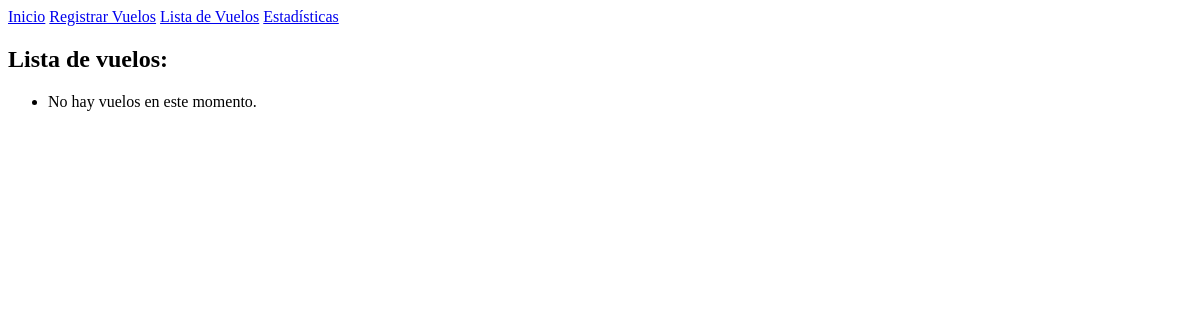
Before: /lista/ with the older database file.
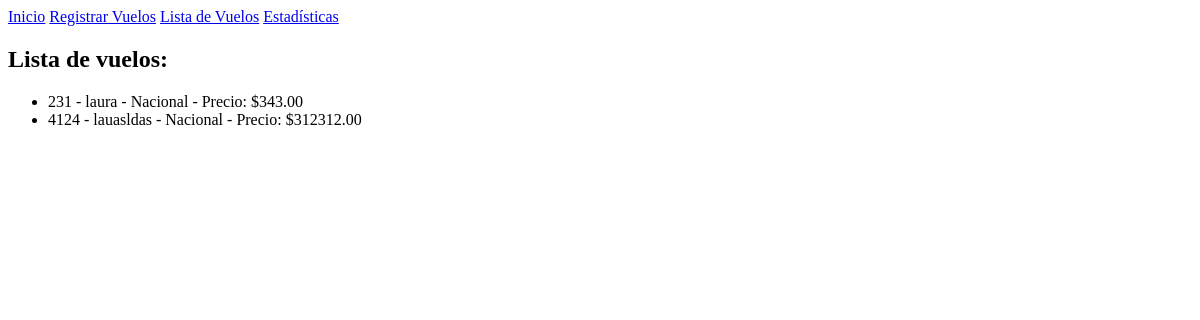
After: the same page with the newer database file.
### Vuelos/models.py (models this page shows, shortened)
class Vuelo(models.Model):
    nacional = 'Nacional'
    internacional = 'Internacional'
    tipo_vuelo2= [
        (nacional, 'Nacional'),
        (internacional, 'Internacional'),
    ]
    id = models.IntegerField(max_length=50, primary_key=True)
    nombre = models.CharField(max_length=100)
    tipo_vuelo = models.CharField(max_length=15, choices=tipo_vuelo2)
    precio = models.DecimalField(max_digits=8, decimal_places=2)

### Vuelos/views.py (the view)
# urls.py: path('lista/', views.listadevuelos, name='listadevuelos'),
def listadevuelos(request):
    vuelos = Vuelo.objects.all().order_by('precio')
    return render(request, 'vuelos/listadevuelos.html', {'vuelos': vuelos})

### Vuelos/templates/vuelos/listadevuelos.html
{% extends 'base.html' %} {% block content %}
<h2>Lista de vuelos:</h2>
<ul>
  {% for vuelos in vuelos %}
  <li>
    {{ vuelos.id }} - {{ vuelos.nombre }} - {{ vuelos.tipo_vuelo }} - Precio: ${{ vuelos.precio }}
  </li>
  {% empty %}
  <li>No hay vuelos en este momento.</li>
  {% endfor %}
</ul>
{% endblock %}

### Vuelos/templates/base.html (shortened to what this page needs)
<!DOCTYPE html>
<html lang="es">
  <head>
  </head>
  <body>
    <nav>
      <a href="{% url 'home' %}">Inicio</a>
      <a href="{% url 'registrar_vuelo' %}">Registrar Vuelos</a>
      <a href="{% url 'listadevuelos' %}">Lista de Vuelos</a>
      <a href="{% url 'estadisticas' %}">Estadísticas</a>
    </nav>
    <div>{% block content %} {% endblock %}</div>
  </body>
</html>

Changed rows visible on the page:
added Vuelo: id "231", nombre "laura", tipo_vuelo "Nacional", precio "343.00"
added Vuelo: id "4124", nombre "lauasldas", tipo_vuelo "Nacional", precio "312312.00"
Other visible differences:
text no longer shown: "No hay vuelos en este momento."
